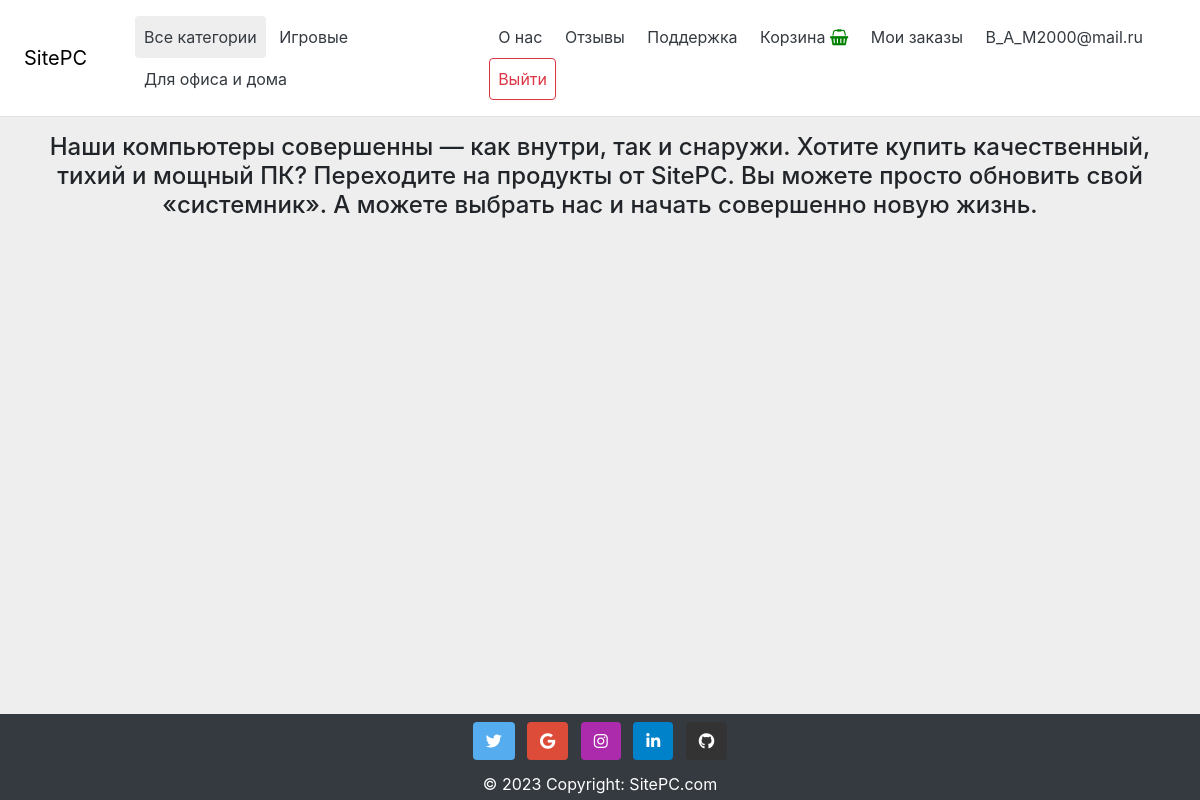
The app's page /about/ (signed in) with its own data.
### SitePC/models.py (models this page shows, shortened)
class Category(models.Model):
    name = models.CharField(max_length=100, db_index=True, verbose_name="Наименование категории")
    slug = models.SlugField(max_length=255, unique=True, db_index=True, verbose_name="SLUG")
    def get_absolute_url(self):
        return reverse('category', kwargs={'cat_slug': self.slug})

### accounts/models.py (models this page shows, shortened)
class User(AbstractBaseUser):
    email = models.EmailField(verbose_name='email address', unique=True, max_length=255)
    first_name = models.CharField(max_length=255)
    last_name = models.CharField(max_length=255)
    date_of_birth = models.DateField(blank=True)
    date_joined = models.DateTimeField(default=timezone.now)
    address = models.CharField(max_length=255, null=True, blank=True)
    phoneNumberRegex = RegexValidator(regex=r"^\+?1?\d{8,15}$")
    mobile = models.CharField(validators=[phoneNumberRegex], max_length=16, unique=True)
    is_staff = models.BooleanField(default=False)
    is_active = models.BooleanField(default=True)
    is_superuser = models.BooleanField(default=False)
    USERNAME_FIELD = 'email'
    REQUIRED_FIELDS = ['first_name', 'last_name', 'date_of_birth', 'mobile']
    objects = CustomUserManager()

### SitePC/views.py (the view)
# urls.py: path('about/', About.as_view(), name='about'),
class About(DataMixin, TemplateView):
    template_name = "SitePC/about.html"
    def get_context_data(self, *, object_list=None, **kwargs):
        context = super().get_context_data(**kwargs)
        c_def = self.get_user_context(title='О нас')
        return dict(list(context.items()) + list(c_def.items()))

### SitePC/utils.py (called while the page is built)
    def get_user_context(self, **kwargs):
        context = kwargs
        cats = Category.objects.all()
        context['menu'] = menu
        context['cats'] = cats
        if 'cat_selected' not in context:
            context['cat_selected'] = 0
        return context

### cart/context_processors.py (called while the page is built)
def cart(request):
    return {'cart':Cart(request)}

### SitePC/templates/SitePC/about.html (shortened to what this page needs)
{% extends 'SitePC/base.html' %}
{% block content %}
        <div class="text-center container py-2">
            <h4 class="mb-1">Наши компьютеры совершенны — как внутри, так и снаружи. Хотите купить
                качественный, тихий и
                    мощный ПК? Переходите на продукты от SitePC. Вы можете просто обновить свой «системник». А
                можете выбрать нас и начать совершенно новую жизнь.</h4>
        </div>
{% endblock %}

### SitePC/templates/SitePC/base.html (shortened to what this page needs)
<!DOCTYPE html>
<head>
    {% load static %}
    {% load SitePC_tags %}
    <link rel="stylesheet" type="text/css" href="{% static 'SitePC/css/bootstrap.css' %}">
    <link rel="stylesheet" type="text/css" href="{% static 'SitePC/css/datepicker.css' %}">
    <link rel="stylesheet" href="https://use.fontawesome.com/releases/v5.0.8/css/all.css">
    <link rel='stylesheet' href='https://cdnjs.cloudflare.com/ajax/libs/font-awesome/4.7.0/css/font-awesome.min.css'>
    <link rel="stylesheet" href="{% static 'SitePC/css/style.css' %}" type="text/css" class="">
</head>
<body>
<div class="wrapper">
    {% block mainmenu %}
    <div class="d-flex flex-column flex-md-row align-items-center p-3 px-md-4 mb-10 bg-white border-bottom box-shadow">
        <h5 class="my-0 font-weight-normal"><a href="{% url 'home' %}" style="  color: black">SitePC</a>
        </h5>
        <nav class="pl-5 my-0 mr-md-auto font-weight-normal">
            {% if cat_selected == 0 %}
            <a class="btn p-2 text-dark selected rounded" disabled href="/">Все категории</a>
            {% else %}
            <a class="btn p-2 text-dark rounded" href="{% url 'home' %}">Все категории</a>
            {% endif %}
            {% for c in cats %}
            {% if c.pk == cat_selected %}
            <a class="btn p-2 text-dark rounded selected" href="{{ c.get_absolute_url }}">{{ c.name }}</a>
            {% else %}
            <a class="btn p-2 text-dark rounded" href="{{ c.get_absolute_url }}">{{ c.name }}</a>
            {% endif %}
            {% endfor %}
        </nav>
        <nav class="my-2 my-md-auto mr-md-3">
            {% for m in menu %}
            <a class="btn p-2 text-dark rounded" href="{% url m.url_name %}">{{ m.title }}</a>
            {% endfor %}
            {% if request.user.is_authenticated %}
            <a class="btn p-2 text-dark rounded" href="{% url 'helper' %}">Поддержка
            </a>
            <a class="btn p-2 text-dark rounded" href="{% url 'cart:cart_detail' %}">Корзина
                <i class="fa fa-shopping-basket green-color"></i>
            </a>
            <a class="btn p-2 text-dark rounded" href="{% url 'orders' %}">Мои заказы
            </a>
            <a class="btn p-2 text-dark rounded" href="{% url 'profile' %}">{{ user.email }} </a>
            <a class="btn p-2 rounded btn-outline-danger" href="{% url 'logout' %}">Выйти</a>
            {% else %}
            <a class="btn p-2 rounded btn-outline-success" href="{% url 'register' %}">Регистрация</a>
            <a class="btn p-2 rounded btn-outline-success" href="{% url 'login' %}">Войти</a>
            {% endif %}
        </nav>
    </div>
    {% endblock mainmenu %}
    <div class="content">
        <section class="main_section">
            {% block content %}
            {% endblock content %}
        </section>
    </div>
    <div class="footer">
        {% block footer %}
        <footer class="bg-dark text-center text-white">
            <div class="container p-1 pb-0">
                <section class="mb-10">
                    <a
                            class="btn text-white btn-floating m-1"
                            style="background-color: #55acee;"
                            href="#!"
                            role="button"
                    ><i class="fab fa-twitter"></i
                    ></a>
                    <a
                            class="btn text-white btn-floating m-1"
                            style="background-color: #dd4b39;"
                            href="https://www.google.ru/"
                            role="button"
                    ><i class="fab fa-google"></i
                    ></a>
                    <a
                            class="btn text-white btn-floating m-1"
                            style="background-color: #ac2bac;"
                            href="#!"
                            role="button"
                    ><i class="fab fa-instagram"></i
                    ></a>
                    <a
                            class="btn text-white btn-floating m-1"
                            style="background-color: #0082ca;"
                            href="#!"
                            role="button"
                    ><i class="fab fa-linkedin-in"></i
                    ></a>
                    <a
                            class="btn text-white btn-floating m-1"
                            style="background-color: #333333;"
                            href="https://github.com/nemooo-trash"
                            role="button"
                    ><i class="fab fa-github"></i
                    ></a>
                </section>
            </div>
            <div class="text-center p-1 bg-dark">
                © 2023 Copyright:
                <a class="text-white" href="/">SitePC.com</a>
            </div>
        </footer>
    </div>
</div>
{% endblock footer %}
</body>
</html>

### SitePC/static/SitePC/css/style.css (style rules this page uses)
* { margin: 0; padding: 0; }
html, body { height: 100%; }
.wrapper { display: flex; flex-direction: column; height: 100%; }
.content { flex: 1 0 auto; }
.footer { flex: 0 0 auto; }
.main_section { background-color: #eee; height: 100% }
.content { background-color: #eee; }
.selected { background-color: #eee; }
.green-color { color: green; }

### records on screen
Category: name "Игровые"
Category: name "Для офиса и дома"
User: email "B_A_M2000@mail.ru"

### other values on screen
{{ m.title }} "О нас" "Отзывы"
